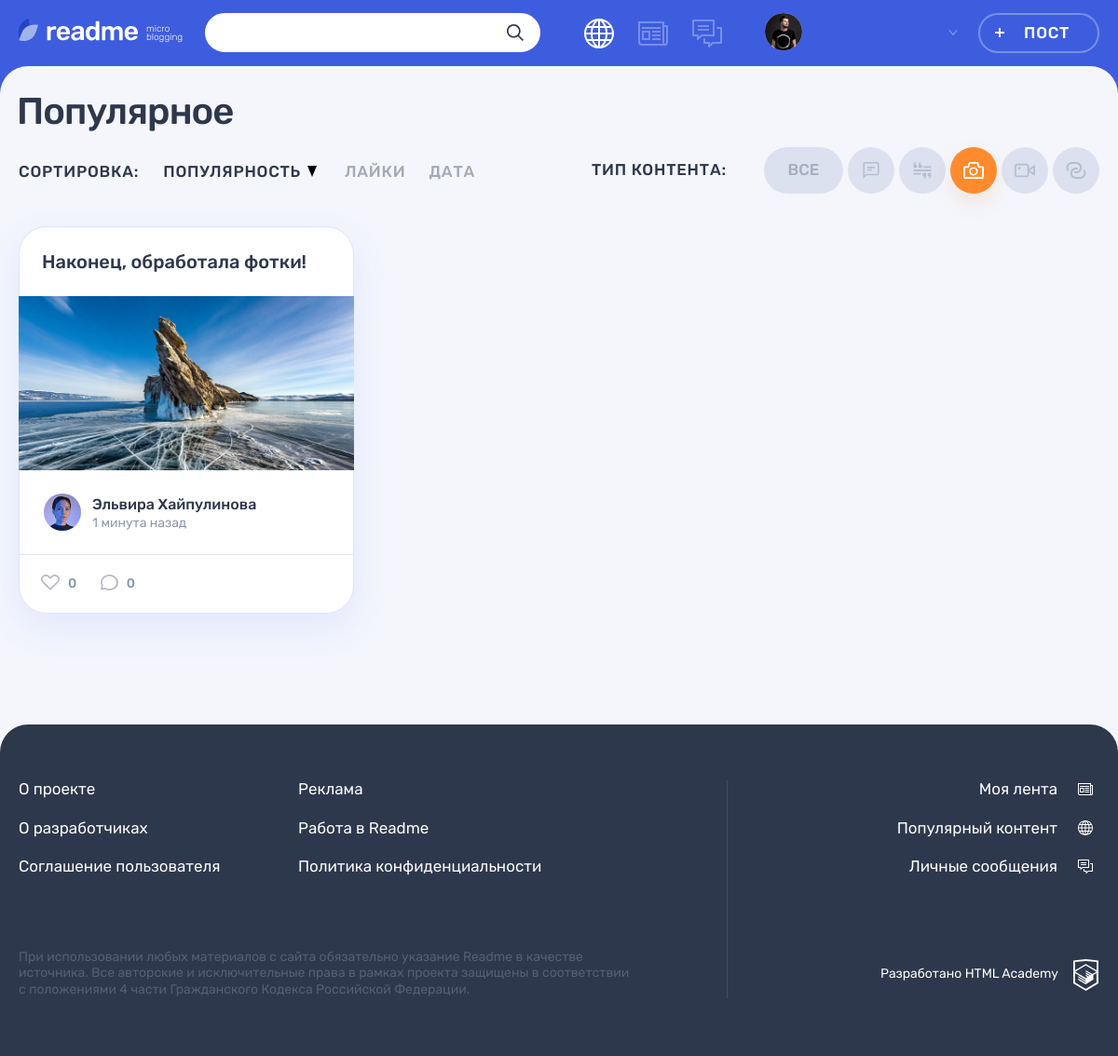
Screenshot of /popular.php?type=3 with the database file from the repository.
### tables this page shows
CREATE TABLE content_type(
	id INT PRIMARY KEY AUTO_INCREMENT,
	name VARCHAR(16) NOT NULL UNIQUE,
	class VARCHAR(16) NOT NULL UNIQUE
)
COMMENT='Таблица типов контента';

CREATE TABLE posts(
	id INT PRIMARY KEY AUTO_INCREMENT,
	dt_add TIMESTAMP DEFAULT CURRENT_TIMESTAMP,
	header VARCHAR (128),  
	text TEXT,
	author VARCHAR(128),
	image_url VARCHAR(128),
	video_url VARCHAR(32),
	site_url VARCHAR(128),
	num_views INT,
	user_id INT,
	content_type_id INT,
	FOREIGN KEY (user_id)
		REFERENCES users(id)
		ON UPDATE CASCADE 
		ON DELETE CASCADE,
	FOREIGN KEY (content_type_id)
		REFERENCES content_type(id)
		ON UPDATE CASCADE 
		ON DELETE CASCADE
)
COMMENT='Таблица постов -- связь с хештегами вынесена в отдельную таблицу ниже';

CREATE TABLE users(
	id INT PRIMARY KEY AUTO_INCREMENT,
	dt_add TIMESTAMP DEFAULT CURRENT_TIMESTAMP,
	email VARCHAR(128) NOT NULL UNIQUE,
	password VARCHAR (128),
	avatar VARCHAR (128),
	username VARCHAR (128)  
)
COMMENT='Таблица пользователей';

### helpers.php (called while the page is built, shortened)
<?php
function get_noun_plural_form(int $number, string $one, string $two, string $many): string
{
    $number = (int)$number;
    $mod10 = $number % 10;
    $mod100 = $number % 100;
    switch (true) {
        case ($mod10 === 1):
            return $one;
    }
}
function include_template($name, array $data = [])
{
    $name = 'templates/' . $name;
    extract($data);
    require $name;
    $result = ob_get_clean();
    return $result;
}
function generate_random_date($index)
{
    $deltas = [['minutes' => 59], ['hours' => 23], ['days' => 6], ['weeks' => 4], ['months' => 11]];
    $dcnt = count($deltas);
    $delta = $deltas[$index];
    $timeval = rand(1, current($delta));
    $timename = key($delta);
    $ts = strtotime("$timeval $timename ago");
    $dt = date('Y-m-d H:i:s', $ts);
    return $dt;
}
function datetime_format($datetime) {
	$datetime = date('d.m.Y H:i', strtotime($datetime));
	return $datetime;
}
function datetime_relative($datetime) {
	$date_diff = strtotime(date('d.m.Y H:i')) - strtotime($datetime);
	$num = ceil($date_diff / 60);
	if ($num < 60) {
		$datetime = $num . ' ' . get_noun_plural_form ($num, 'минута', 'минуты', 'минут');
		return $datetime;
	}
}

### templates/main.php (the view, shortened to what this page needs)
<section class="page__main page__main--popular">
    <div class="container">
        <h1 class="page__title page__title--popular">Популярное</h1>
    </div>
    <div class="popular container">
        <div class="popular__filters-wrapper">
            <div class="popular__sorting sorting">
                <b class="popular__sorting-caption sorting__caption">Сортировка:</b>
                <ul class="popular__sorting-list sorting__list">
                    <li class="sorting__item sorting__item--popular">
                        <a class="sorting__link sorting__link--active" href="#">
                            <span>Популярность</span>
                            <svg class="sorting__icon" width="10" height="12">
                                <use xlink:href="#icon-sort"></use>
                            </svg>
                        </a>
                    </li>
                    <li class="sorting__item">
                        <a class="sorting__link" href="#">
                            <span>Лайки</span>
                        </a>
                    </li>
                    <li class="sorting__item">
                        <a class="sorting__link" href="#">
                            <span>Дата</span>
                        </a>
                    </li>
                </ul>
            </div>
            <div class="popular__filters filters">
                <b class="popular__filters-caption filters__caption">Тип контента:</b>
                <ul class="popular__filters-list filters__list">
                    <li class="popular__filters-item popular__filters-item--all filters__item filters__item--all">
                        <a class="filters__button filters__button--ellipse filters__button--all<?=$active_all?>" href="?type=0">
                            <span>Все</span>
                        </a>
                    </li>
                    <?php foreach ($content_types as $type): ?>
						<?php $active_type = '';  ?>
						<?php if($type['id'] == $get_type):  ?>
							<?php $active_type = ' filters__button--active';  ?>
						<?php endif; ?>
						<li class="popular__filters-item filters__item">
							<a class="filters__button filters__button--<?=$type['class']?> button<?=$active_type?>" href="?type=<?=$type['id']?>">
								<svg class="filters__icon" width="22" height="18">
									<use xlink:href="#icon-filter-<?=$type['class']?>"></use>
								</svg>
							</a>
						</li>
                    <?php endforeach; ?>
                </ul>
            </div>
        </div>
        <div class="popular__posts">
            <?php foreach($popular_posts as $key => $val): ?>
            <article class="popular__post post post-<?=$val['type']?>">
                <header class="post__header">
                    <h2><a href="post.php?id=<?=$val['id']?>"><?=$val['header']?></a></h2>
                </header>
                <div class="post__main">
					<?php if($val['type'] === 'quote'): ?>
						<blockquote>
							<p><?=$val['content']?></p>
							<cite><?=$val['author']?></cite>
						</blockquote>
					<?php elseif($val['type'] === 'text'): ?>
						<p><?=short_text($val['content'])?></p>
					<?php elseif($val['type'] === 'photo'): ?>
						<div class="post-photo__image-wrapper">
							<img src="img/<?=$val['content']?>" alt="Фото от пользователя" width="360" height="240">
						</div>
					<?php endif ?>
                </div>
                <footer class="post__footer">
                    <div class="post__author">
                        <a class="post__author-link" href="#" title="Автор">
                            <div class="post__avatar-wrapper">
                                <img class="post__author-avatar" src="img/userpic-<?=$val['avatar']?>" alt="Аватар пользователя">
                            </div>
                            <div class="post__info">
                                <b class="post__author-name"><?=$val['username']?></b>
                                <time class="post__time" datetime="<?=$val['datetime']?>" title="<?=datetime_format($val['datetime'])?>"><?=datetime_relative($val['datetime'])?> назад</time>
                            </div>
                        </a>
                    </div>
                    <div class="post__indicators">
                        <div class="post__buttons">
                            <a class="post__indicator post__indicator--likes button" href="#" title="Лайк">
                                <svg class="post__indicator-icon" width="20" height="17">
                                    <use xlink:href="#icon-heart"></use>
                                </svg>
                                <span>0</span>
                            </a>
                            <a class="post__indicator post__indicator--comments button" href="#" title="Комментарии">
                                <svg class="post__indicator-icon" width="19" height="17">
                                    <use xlink:href="#icon-comment"></use>
                                </svg>
                                <span>0</span>
                            </a>
                        </div>
                    </div>
                </footer>
            </article>
            <?php endforeach; ?>
        </div>
    </div>
</section>

### rows the page displays
posts: header "Наконец, обработала фотки!", user.avatar (picture), user.username "Эльвира Хайпулинова", datetime "1 минута"
